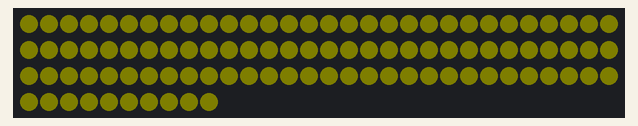
This sketch was run on a simulated Arduino Mega 2560, built with avr-gcc and run on an emulated ATmega2560. On the bench: 100 RGB LEDs in strip order, left to right, continuing on the next row. Dim RGB values are drawn brighter than linear.

Above: at 0.48 s.
At 7.29 s:
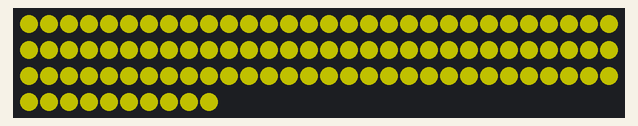

The sketch:

pulsing.ino
```cpp
#include <FastLED.h>

#define NUM_LED_PER_STRIP 100
#define NUM_STRIPS 1
#define NUM_LEDS (NUM_LED_PER_STRIP * NUM_STRIPS)
#define DATA_PIN 23
#define BRIGHTNESS  85  // range: 0-255

// Define the array of leds
CRGB leds[NUM_LEDS];

void setup() {
  FastLED.addLeds<NUM_STRIPS, WS2811, DATA_PIN, RGB>(leds, NUM_LED_PER_STRIP);
  FastLED.setBrightness(BRIGHTNESS);

  // turn on all lights
  for (int i = 0; i < NUM_LEDS; i++)
    leds[i] = CRGB::Yellow;
  FastLED.show();
  delay(200);
}

void loop() {

  static int dt_ms = 2000.0 / BRIGHTNESS;

  // turn on all lights
  for (int i = 0; i < BRIGHTNESS; i++) {
    FastLED.setBrightness(i);
    FastLED.show();
    delay(dt_ms);
  }

  // turn on all lights
  for (int i = BRIGHTNESS; i > 0; i--) {
    FastLED.setBrightness(i);
    FastLED.show();
    delay(dt_ms);
  }


}
```
